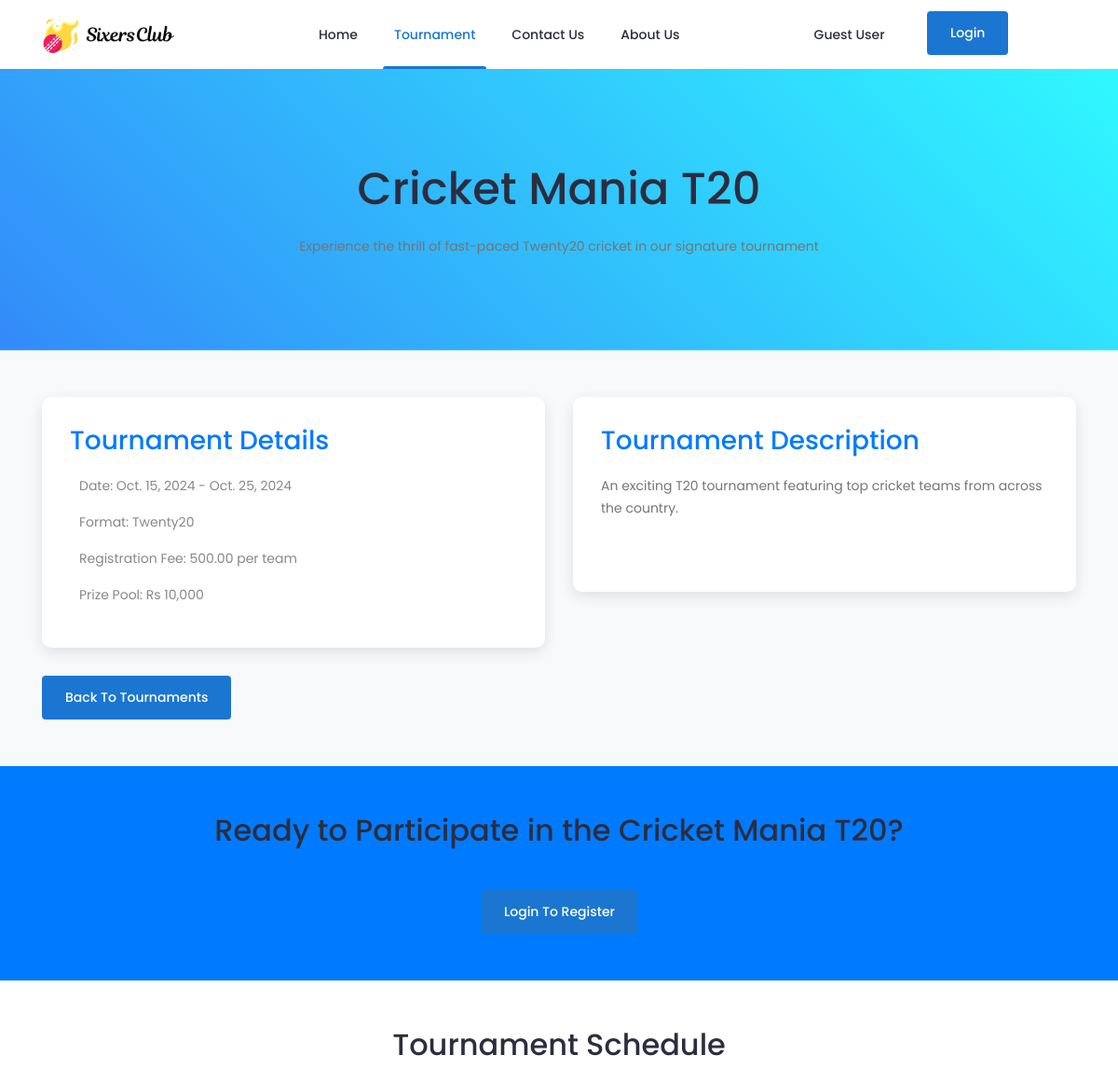
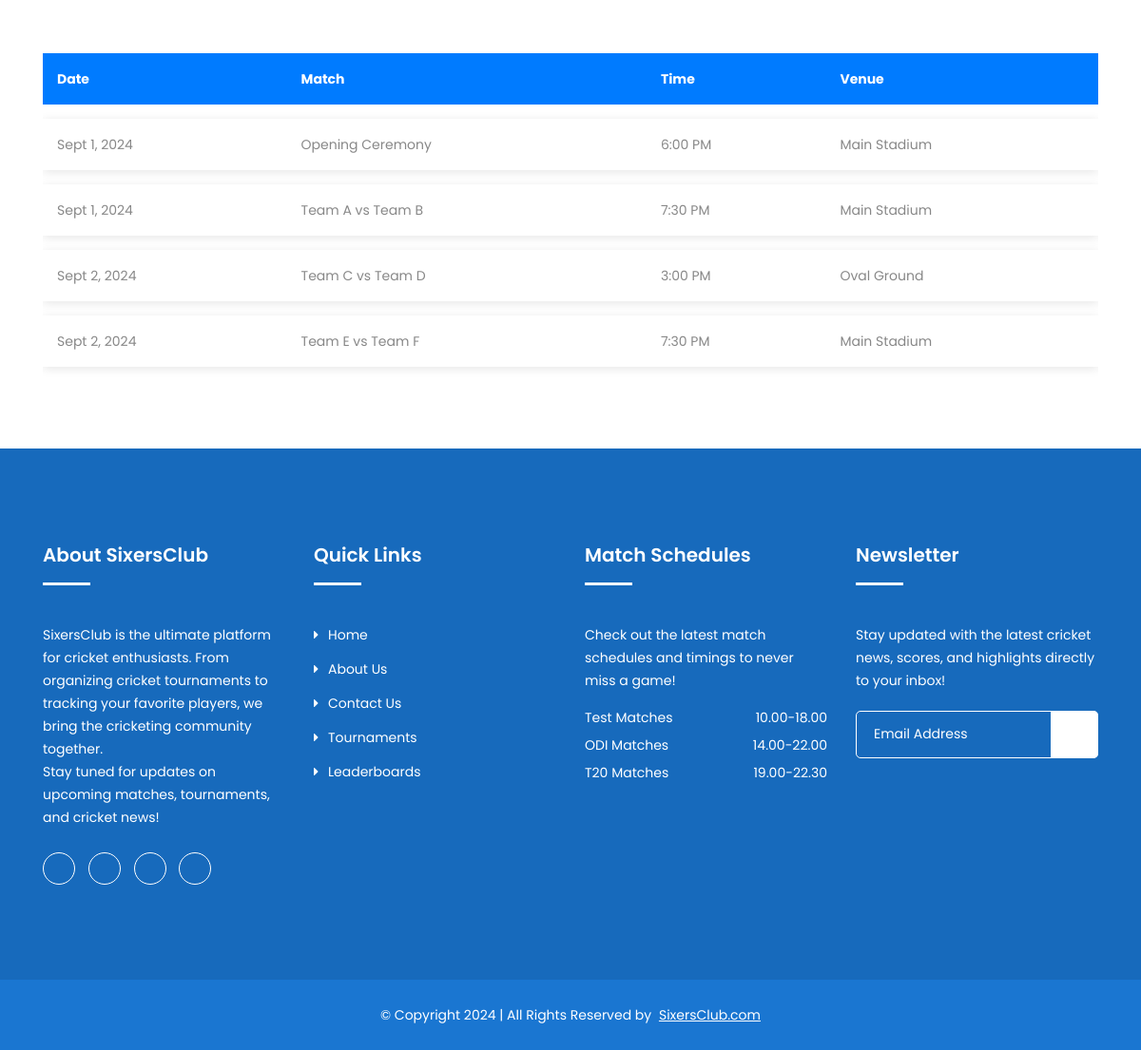
Screenshot of /tournaments/1/ with the database file from the repository (2 pictures, top to bottom).
### tournaments/models.py (models this page shows, shortened)
class Tournament(models.Model):
    name = models.CharField(max_length=200)
    photo = models.ImageField(upload_to='tournaments_images/', blank=True, null=True)
    tournament_type = models.CharField(max_length=4, choices=TOURNAMENT_TYPES)
    start_date = models.DateField()
    end_date = models.DateField()
    description = models.TextField()
    registration_deadline = models.DateField()
    registration_fee = models.DecimalField(max_digits=10, decimal_places=2)

### tournaments/views.py (the view)
# urls.py: path('<int:pk>/', views.tournament_detail, name='tournament_detail'),
def tournament_detail(request, pk):
    tournament = get_object_or_404(Tournament, pk=pk)
    return render(request, 'tournaments/tournament_detail.html', {'tournament': tournament})

### templates/tournaments/tournament_detail.html (shortened to what this page needs)
{% extends 'tournaments/base.html' %}{% load static %} {% block body_block %}
<section class="tournament-header">
  <div class="container">
    <h1>{{ tournament.name }}</h1>
    <p>
      Experience the thrill of fast-paced
      {{tournament.get_tournament_type_display}} cricket in our signature
      tournament
    </p>
  </div>
</section>
<section class="tournament-info">
  <div class="container">
    <div class="row">
      <div class="col-lg-6">
        <div class="info-card">
          <h3>Tournament Details</h3>
          <div class="info-item">
             Date: {{tournament.start_date}}
            - {{tournament.end_date}}
          </div>
          <div class="info-item">
             Format:
            {{tournament.get_tournament_type_display}}
          </div>
          <div class="info-item">
             Registration Fee:
            {{tournament.registration_fee}} per team
          </div>
          <div class="info-item">
             Prize Pool: Rs 10,000
          </div>
        </div>
      </div>
      <div class="col-lg-6">
        <div class="info-card">
          <h3>Tournament Description</h3>
          <p>{{tournament.description}}<br><br><br><p>
        </div>
      </div>
    </div>
    <a class="btn btn-view" href="{% url 'tournaments:tournament_list' %}">Back to Tournaments</a>
  </div>
</section>
<section class="registration-cta">
  <div class="container">
    <h2>Ready to Participate in the {{tournament.name}}?</h2>
    {% if user.id is not none %}
    {% if user.user_type == 'team_manager' %}
    <a href="{% url 'team_register' tournament.pk %}  "class="btn btn-primary mt-4">Register Your Team Now<i class="fa fa-cricket-bat"></i></a>
    {% elif user.user_type == 'player' %}
    <a href="{% url 'player_register' tournament.pk %}" class="btn btn-primary mt-4" >Register as Player<i class="fa fa-cricket-bat"></i></a>
    {% elif user.user_type == 'fan' %}
    <a href="{% url 'login' %} " class="btn btn-primary mt-4"> Login as Player to Register <i class="fa fa-cricket-bat"></i></a>
    {% endif %}
    {% else %}
    <a href="{% url 'login' %}" class="btn btn-primary mt-4" >Login to Register</a>
    {% endif %}
  </div>
</section>
<section class="tournament-schedule">
  <div class="container">
    <h2 class="text-center mb-5">Tournament Schedule</h2>
    <div class="table-responsive">
      <table class="schedule-table">
        <thead>
          <tr>
            <th>Date</th>
            <th>Match</th>
            <th>Time</th>
            <th>Venue</th>
          </tr>
        </thead>
        <tbody>
          <tr>
            <td>Sept 1, 2024</td>
            <td>Opening Ceremony</td>
            <td>6:00 PM</td>
            <td>Main Stadium</td>
          </tr>
          <tr>
            <td>Sept 1, 2024</td>
            <td>Team A vs Team B</td>
            <td>7:30 PM</td>
            <td>Main Stadium</td>
          </tr>
          <tr>
            <td>Sept 2, 2024</td>
            <td>Team C vs Team D</td>
            <td>3:00 PM</td>
            <td>Oval Ground</td>
          </tr>
          <tr>
            <td>Sept 2, 2024</td>
            <td>Team E vs Team F</td>
            <td>7:30 PM</td>
            <td>Main Stadium</td>
          </tr>
        </tbody>
      </table>
    </div>
  </div>
</section>
{% endblock %}

### templates/tournaments/tournament_detail.html (style rules this page uses)
.tournament-header { background-image: linear-gradient(45deg, rgb(51, 138, 249),rgb(47, 248, 255)); background-size: cover; background-position: center; color: white; padding: 100px 0; text-align: center; }
.tournament-header h1 { font-size: 3rem; margin-bottom: 20px; }
.tournament-info { background-color: #f8f9fa; padding: 50px 0; }
.info-card { background-color: white; border-radius: 10px; box-shadow: 0 5px 15px rgba(0, 0, 0, 0.1); padding: 30px; margin-bottom: 30px; transition: transform 0.3s ease; }
.info-card h3 { color: #007bff; margin-bottom: 20px; }
.info-item { margin-bottom: 15px; }
.registration-cta { background-color: #007bff; color: white; padding: 50px 0; text-align: center; }
.registration-cta h2 { margin-bottom: 20px; }
.tournament-schedule { padding: 50px 0; }
.schedule-table { width: 100%; border-collapse: separate; border-spacing: 0 15px; }
.schedule-table th, .schedule-table td { padding: 15px; text-align: left; }
.schedule-table thead th { background-color: #007bff; color: white; font-weight: bold; }
.schedule-table tbody tr { background-color: white; box-shadow: 0 2px 10px rgba(0, 0, 0, 0.1); transition: transform 0.3s ease; }

### rows the page displays
Tournament: name "Cricket Mania T20", tournament_type "Twenty20", start_date "Oct. 15, 2024", end_date "Oct. 25, 2024", registration_fee "500.00", description "An exciting T20 tournament featuring top cricket teams from across the country."
